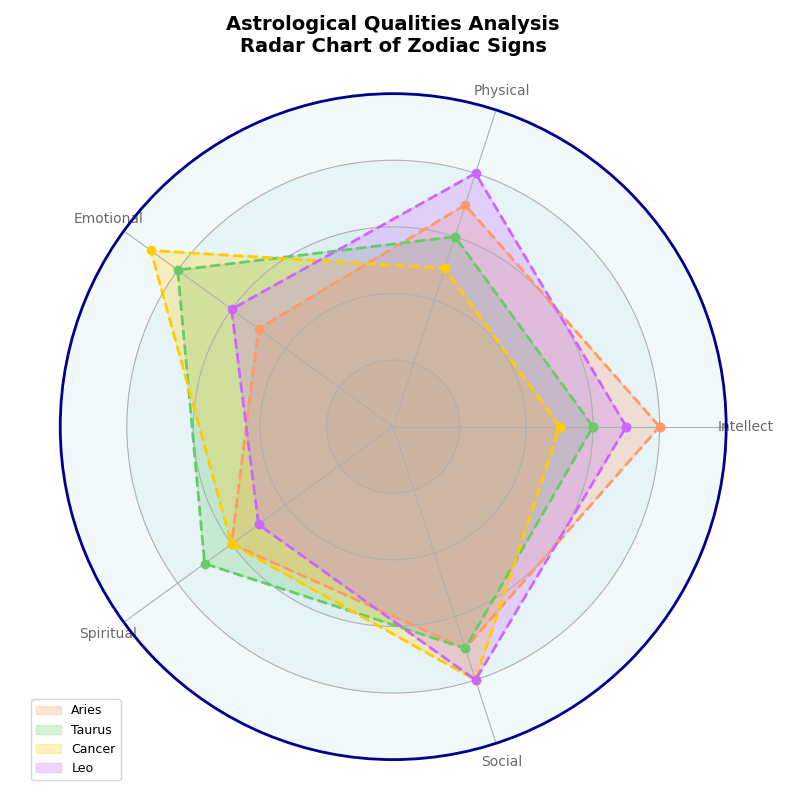

This chart was generated by the following Python code:
import numpy as np
import matplotlib.pyplot as plt
from matplotlib.patches import Circle

categories = ['Intellect', 'Physical', 'Emotional', 'Spiritual', 'Social']

aries = [8, 7, 5, 6, 7]
taurus = [6, 6, 8, 7, 7]
cancer = [5, 5, 9, 6, 8]
leo = [7, 8, 6, 5, 8]

zodiac_data = np.array([aries, taurus, cancer, leo])
labels = ['Aries', 'Taurus', 'Cancer', 'Leo']

num_vars = len(categories)
angles = np.linspace(0, 2 * np.pi, num_vars, endpoint=False).tolist()
angles += angles[:1]

def plot_radar(ax, data, colors, labels):
    for idx, d in enumerate(data):
        values = d.tolist()
        values += values[:1]
        # Changed marker to 'o' and linestyle to 'dashed'
        ax.plot(angles, values, color=colors[idx], linewidth=2, linestyle='dashed', marker='o')
        ax.fill(angles, values, color=colors[idx], alpha=0.25, label=labels[idx])

fig, ax = plt.subplots(figsize=(8, 8), subplot_kw=dict(polar=True))

# Changed the colors array slightly for variety
colors = ['#ff9966', '#66cc66', '#ffcc00', '#cc66ff']
plot_radar(ax, zodiac_data, colors, labels)

plt.xticks(angles[:-1], categories, color='dimgray', size=10)

ax.set_yticklabels([])
ax.set_ylim(0, 10)

# Change grid style and circle style
for y in range(2, 11, 2):
    ax.add_patch(Circle((0,0), y, transform=ax.transData._b, color='lightblue', alpha=0.15, lw=0.5, zorder=0))
    ax.text(y, -y*0.05, str(y), horizontalalignment='center', color='grey', size=10)

# Adjusted layout with thicker border to emphasize the plot
ax.spines['polar'].set_visible(True)
ax.spines['polar'].set_color('darkblue')
ax.spines['polar'].set_linewidth(2)

ax.set_title('Astrological Qualities Analysis\nRadar Chart of Zodiac Signs', size=14, fontweight='bold', pad=30)

# Adjust legend, placing it inside the plot for a different stylistic approach
ax.legend(loc='best', bbox_to_anchor=(0.1, 0.1), fontsize=9)

plt.tight_layout()
plt.show()
